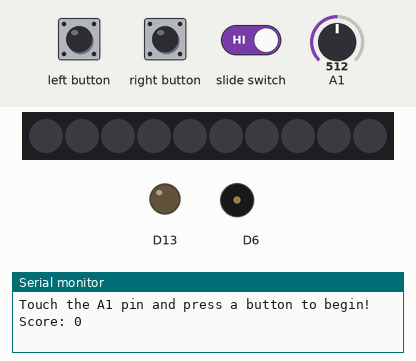
A sketch run on a simulated Adafruit Circuit Playground Express. On the bench: 10 RGB LEDs in strip order, left to right, output pins drawn as LEDs (lit = HIGH), buzzer (waves = sounding), the last lines printed to the serial monitor. The inputs (shaded band) are chosen by the test bench; at power-on: A1 = 512. Dim RGB values are drawn brighter than linear; random numbers use the default seed unless the sketch sets one.

Above: at 1.2 s.
1.3 s: left button pressed for 0.15 s
At 3.6 s:
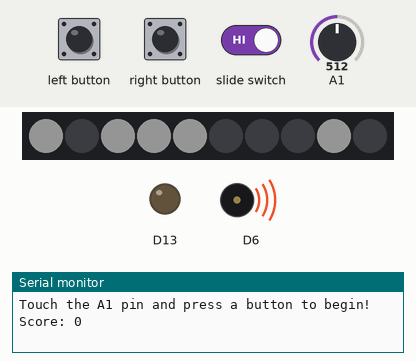
4.4 s: right button pressed for 0.15 s
At 5.7 s:
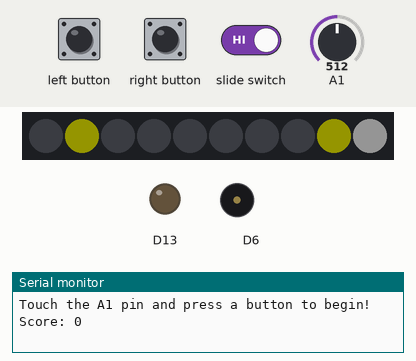
6.0 s: left button pressed for 1 s
At 7.2 s:
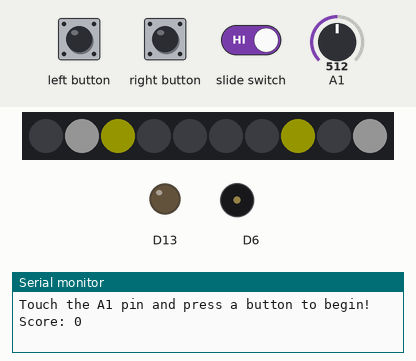
8.5 s: right button pressed for 1 s
At 9.1 s:
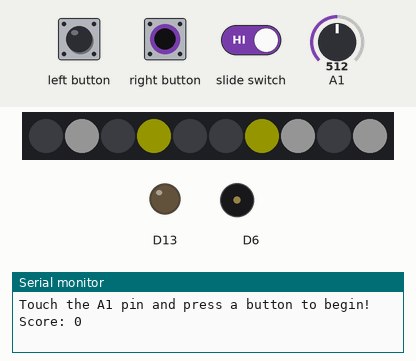
11.0 s: left button driven HIGH and right button driven HIGH
At 12.5 s:
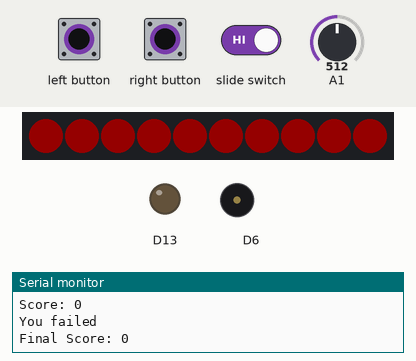
12.9 s: slide switch set LOW
At 14.1 s:
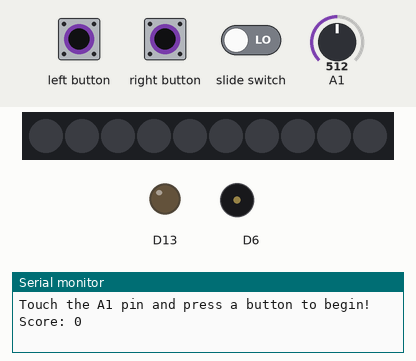
Timing chart, 0 to 15.4 s (numbered marks = the images above; inputs shaded):
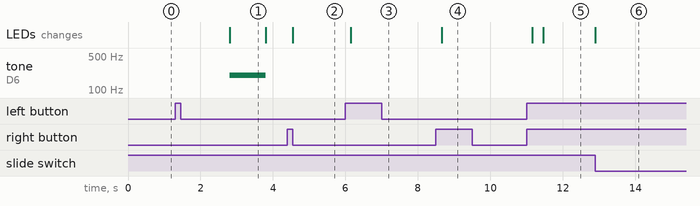

Measured:
- after the input at 1.3 s, tone on D6: silent → 200 Hz after 1.5 s, → silent 1.0 s later; the LEDs: change after 1.5 s (image 1)
- after the input at 4.4 s, the LEDs: change after 0.15 s (image 2)
- after the input at 6.0 s, the LEDs: change after 0.15 s (image 3)
- after the input at 8.5 s, the LEDs: change after 0.15 s (image 4)
- after the input at 11.0 s, the LEDs: first change after 0.16 s (image 5 shows a later state)
- after the input at 12.9 s, the LEDs: change at once (image 6)
- what the display in image 1 shows lasts 1.0 s, from 2.8 s to 3.8 s

The sketch:

ENGR103HFinalGame.ino
```cpp
#include <Adafruit_CircuitPlayground.h>
#include <AsyncDelay.h>
AsyncDelay delay_win; // Async delay for winning light pattern

int randomarray[5] = {2,2,2,2,2}; // Arrays for generating random pattern and collecting user pattern
int userinput[5] = {2,2,2,2,2};
int q=0; // index for user inputs
int randnum; // random integer to determine either left or right LED
bool state = true; // to determine if the game is in idle state or play state
int leftbuttonpin = 4; // button and switch pins
int rightbuttonpin = 5;
int switchpin = 7;
int score = 0; // score counting integer
int difficulty = 1000; // delay time that starts at 1000ms and progressively gets smaller to increase difficulty
volatile bool leftflag = false; // interrupt flags
volatile bool rightflag = false;
volatile bool switchflag = false;
volatile bool failcondition = false; // condition that turns true if the user fails
volatile bool printcondition = true; // condition so that prints in idle state only occur once


void setup() {
  CircuitPlayground.begin();
  Serial.begin(9600);
  while(!Serial);
  pinMode(leftbuttonpin, INPUT_PULLDOWN); // initializes the buttons and switch
  pinMode(rightbuttonpin, INPUT_PULLDOWN);
  pinMode(switchpin, INPUT_PULLUP);
  attachInterrupt(digitalPinToInterrupt(leftbuttonpin), lbutton, RISING); // interrupts for buttons and switch
  attachInterrupt(digitalPinToInterrupt(rightbuttonpin), rbutton, RISING);
  attachInterrupt(digitalPinToInterrupt(switchpin), iswitch, CHANGE);
  delay_win.start(100, AsyncDelay::MILLIS); // starts async read delay
}

void loop() {
// if state is true run the pregame idle state
  if(state) {
    CircuitPlayground.clearPixels();
    while(!leftflag && !rightflag) {  // this runs only if no buttons have been pressed, allowing the user to exit the idle state by pressing a button
      if(printcondition) { // runs only if print condition is true so that prints in this idle state only occur when this condition is true

        difficulty = map(score, 0, 10, 1000, 25); // difficulty updates after each round - the map function maps the score to a delay time
        if(difficulty<25) { // boundary for map function
          difficulty = 25;
        }

        //Serial.println(difficulty); FOR DEBUG
        // Rules printed
        Serial.println("Welcome to the Tower Pattern Game!");
        Serial.println("Hold the CPX board with the USB at the bottom.");
        Serial.println("");
        Serial.println("The objective of the game is to replicate the pattern flashed on the LEDs. Replicate the white");
        Serial.println("pattern that flashes with a beep! Two yellow lights will light up as a preview");
        Serial.println("to indicate that you can select either the left or the right button to light up.");
        Serial.println("Press the left button to light up a left light, and press the right button to light up a right light.");
        Serial.println("Continue this process until you've replicated the pattern and you'll score a point!");
        Serial.println("But beware... as if you keep winning and scoring the patterns will flash for less time...");
        Serial.println("");
        Serial.println("Touch the A1 pin and press a button to begin!");
        Serial.print("Score: ");
        Serial.println(score);
        printcondition = false; // Sets print condition to false so this only occurs once
      }
      randomSeed(analogRead(1)); // random seed on pin A1 in order to ensure random patterns
    }
    // after idle while loop is exited, initial pregame setup code runs
    arrayreset(); // reset function that resets the random and user input arrays after each round
    randompattern(); // random pattern function which generates a random LED pattern and displays it
    tonepause(); // a tone plays to alert the user of the random pattern, tone only plays for the length of the difficulty delay time
    resetvalues(); // button and switch flags, fail conditions, button press index, and idle state get reset and set to false to start the gameplay
  }

  else { // runs when the idle state is false to begin the game start
    buttonflags(); // function that increments an index and records user input choice on button press
    if(q == 5) { // if the user has made a choice for all 5 leds run this section
      winfailcheck(); // compare the random array and user input array to check if they match, if they don't match set the fail condition to true and turn LEDs red
      wincond(); // only run this code if the fail condition is false
      failcond(); // run this code if the fail condition is true
      // the fail and win conditions will continue running until the user flicks the switch to reset the game
    }
    else { // if the user has made a choice for a left or right button, and not all choices have been made yet
      ledchange(); // light up the LEDs that the user has chosen
    }
    // the code will continue repeating until the user has made all choices
    // DEBUG PRINT STATEMENTS
    /*Serial.println(q);
    Serial.println(failcondition);
    Serial.print("User Array: ");
    for(int i=0; i<5; i++) {
      Serial.print(userinput[i]);
      Serial.print("  ");
    }
    Serial.print("Rand Array: ");
    for(int i=0; i<5; i++) {
      Serial.print(randomarray[i]);
      Serial.print("  ");
    }*/
    //Serial.println(state);
  }
}

void lbutton() { // left button interrupt flags
  leftflag = true;
}

void rbutton() { // right button interrupt flags
  rightflag = true;
}

void iswitch() { // switch interrupt flags
  if(q == 5 && !state) { // only set the switch flag to true if the game is in play mode and the user has finished all their turns
    switchflag = true;
  }
}

void arrayreset() { // resets all array values to 2
  for(int i=0; i<5; i++) {
    randomarray[i] = 2;
    userinput[i] = 2;
  }
}

void randompattern() {
  delay(1500); // wait time after the user presses a button in order to allow user to remove their thumbs off the board so they don't block the light pattern
  for(int i=0; i<5; i++){ // generates a random array of 5 values that are either 0 or 1, then lights up either a left or right LED corresponding to 0 or 1
    randnum = random(2);
    randomarray[i] = randnum;
    if(randomarray[i] == 0) {
      CircuitPlayground.setPixelColor(i, 255, 255, 255);
    }
    else {
      CircuitPlayground.setPixelColor(9-i, 255, 255, 255);
    }
  }
}

void tonepause() { // pause to allow user to see the pattern, length of pause depends on difficulty
  CircuitPlayground.playTone(200, difficulty);
  CircuitPlayground.clearPixels();
}

void resetvalues() { // reset function to restore everything back to original idle state
  q=0;
  state = false;
  leftflag = false;
  rightflag = false;
  failcondition = false;
}

void buttonflags() { // if the user presses the left button, add a 0 to the array, if the user presses the right button, add a 1 to the array
  if(leftflag) {
    delay(150); // debounce time
    userinput[q] = 0;
    if(q<5) {
      q++;
    }
    leftflag = false;
  }
  else if(rightflag) {
    delay(150); // debounce time
    userinput[q] = 1;
    if(q<5) {
      q++;
    }
    rightflag = false;
  }
}

void winfailcheck() { // compares the two arrays, and if they don't match, set the fail condition to true and light the LEDs up red. if they do match move onto wincond function
  for(int i=0; i<5; i++) {
    if(userinput[i] != randomarray[i]) {
      failcondition = true;
      for(int o=0; o<10; o++) {
        CircuitPlayground.setPixelColor(o, 255, 0, 0);
      }
      break;
    }
  }
}

void wincond() { // if the fail condition isn't true, print text on the serial monitor stating you win, increment the score, play the win pattern with nice noises,
                 // and continue checking if the user resets the game
  if(!failcondition) {
    for(int i=0; i<20; i++) {
      Serial.println("");
    }
    Serial.println("YOU WIN!!!!!!!!!!");
    for(int i=0; i<5; i++) {
      Serial.println("");
    }
    score++;
    while(!state) { // while the game isn't reset back to idle state
      leftflag = false; // continuously sets button flags false so the user doesn't skip over the idle state on accident
      rightflag = false;
      winpattern(); // LED pattern for win
      gamereset(); // will continue checking if the user sets the switch flag to true, then the game will reset
      CircuitPlayground.playTone(262.0, 15); // notes of C-major chord that play very briefly
      CircuitPlayground.playTone(327.5, 15);
      CircuitPlayground.playTone(349.3, 15);
    }
  }
}

void winpattern() {
  for(int i=0; i<10; i++) {
    if(delay_win.isExpired()) {
      CircuitPlayground.clearPixels();
      // resets the previous lit up pixel

      int randsparkle = random(10);
      // generates random pixel number

      CircuitPlayground.setPixelColor(randsparkle, 255, 255, 255);
      // light up the random pixel white
      delay_win.repeat();
    }
  }
    // loop repeats the pattern for 10 different iterations
}

void failcond() {
  while(failcondition) { // runs while fail condition is true
    for(int i=0; i<20; i++) { // prints you failed text and the final score
      Serial.println("");
    }
    Serial.println("You failed");
    Serial.print("Final Score: ");
    Serial.println(score);
    for(int i=0; i<5; i++) {
      Serial.println("");
    }
    score = 0; // resets the score to 0
    while(!state) { // while the user hasn't reset the game
      leftflag = false; // continuously sets button flags false so the user doesn't skip over the idle state on accident
      rightflag = false;
      CircuitPlayground.playTone(200, 2);
      gamereset(); // continuously checks if the user resets the game
    }
  }
}

void ledchange() { // changes the LEDs lit up during play based on user input
  for(int j=0; j<5; j++) {
    if(userinput[j] == 0) { // lights up the left LED if the user input is 0
      CircuitPlayground.setPixelColor(j, 255, 255, 255);
      CircuitPlayground.setPixelColor(9-j, 0, 0, 0);
    }
    else if(userinput[j] == 1) { // lights up the right LED if the user input is 1
      CircuitPlayground.setPixelColor(9-j, 255, 255, 255);
      CircuitPlayground.setPixelColor(j, 0, 0, 0);
    }
    else { // if the user has not chosen every LED yet, then break the loop after all previously chosen LEDs have been lit up
      break;
    }
  }
  CircuitPlayground.setPixelColor(q, 255, 255, 0); // yellow preview pixels
  CircuitPlayground.setPixelColor(9-q, 255, 255, 0);
}

void gamereset() { // runs if the user flicks the switch after the game is over
  if(switchflag) {
    state = true; // resets all values to return to idle game state
    failcondition = false;
    switchflag = false;
    printcondition = true;
  }
}
```
